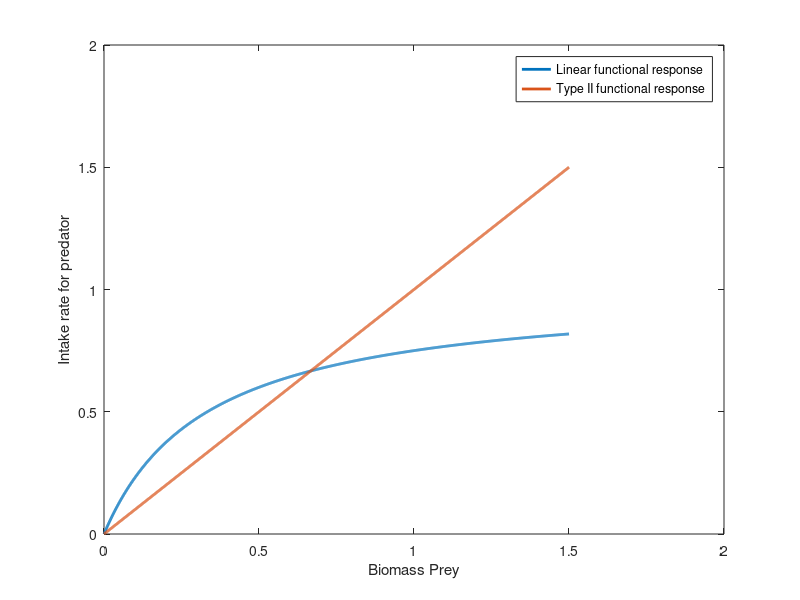

MATLAB code to generate this figure:
%comaparing fucntional repsonses

%grid
x=0:0.001:1.5;
%initial conditions
Cmax=1;
K=1;
beta=3;
r=1;
dr=0.15;

%Calculating the intake rate for the different functional responses
y=x;
Feed=Cmax*beta.*x./(beta.*x+Cmax);

%plots
plot(x,Feed,'LineWidth',2)
hold on
plot(x,y,'LineWidth',2)
xlabel('Biomass Prey')
ylabel('Intake rate for predator')
legend('Linear functional response ','Type II functional response') 
